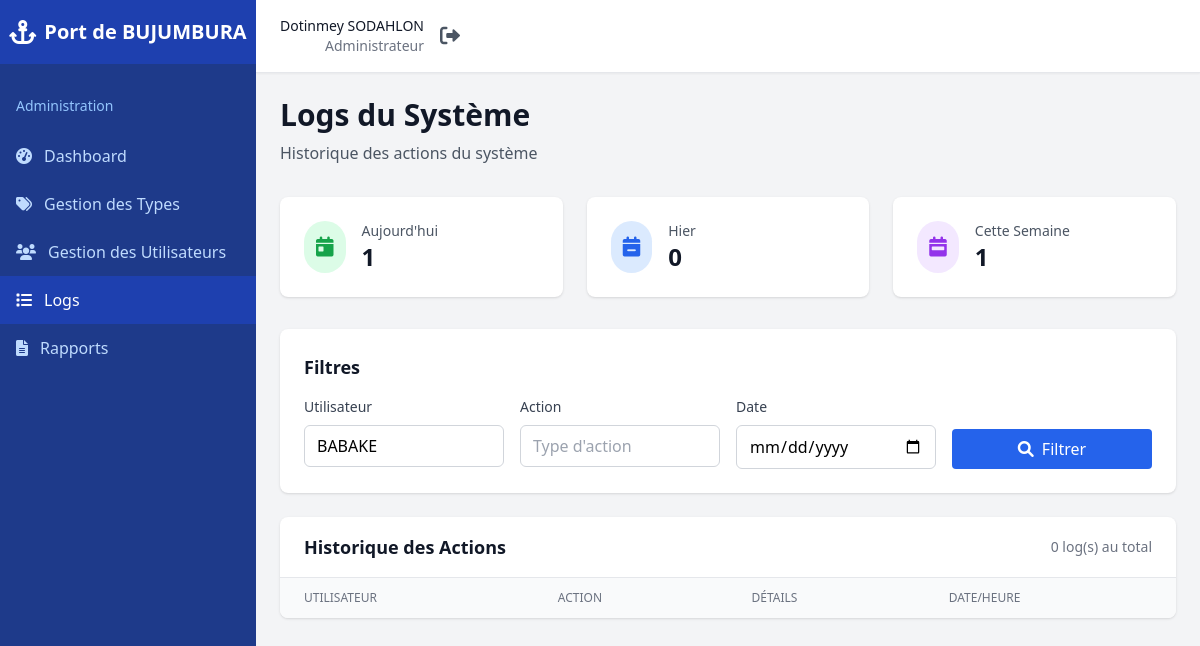
The app's page /admin/logs.php?user=BABAKE (signed in), older data.
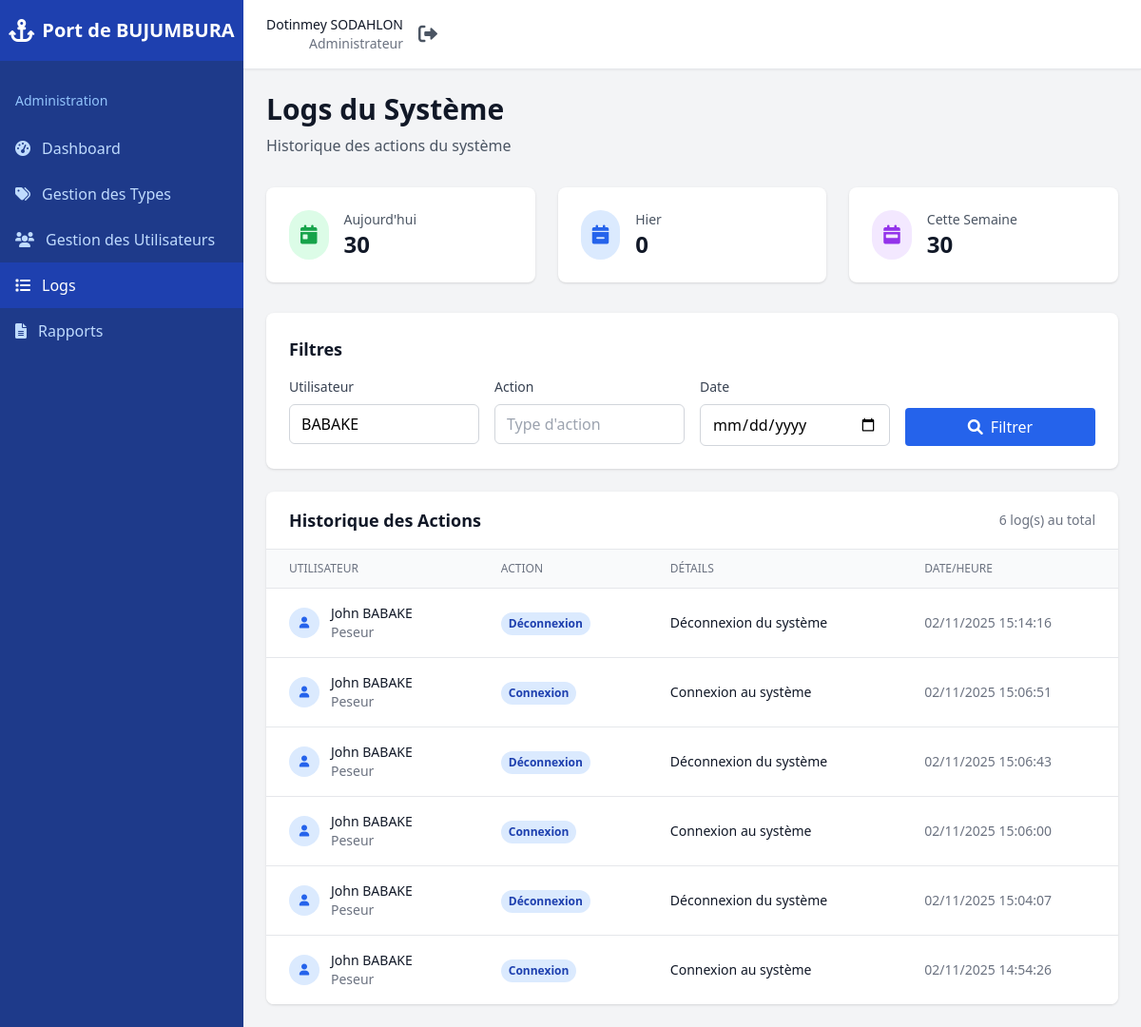
The same page, newer data.
### tables this page shows
CREATE TABLE IF NOT EXISTS `logs` (
  `id` int NOT NULL AUTO_INCREMENT,
  `user_id` int DEFAULT NULL,
  `action` varchar(255) NOT NULL,
  `details` text,
  `created_at` timestamp NULL DEFAULT CURRENT_TIMESTAMP,
  PRIMARY KEY (`id`),
  KEY `user_id` (`user_id`)
);

CREATE TABLE IF NOT EXISTS `users` (
  `id` int NOT NULL AUTO_INCREMENT,
  `nom` varchar(100) NOT NULL,
  `prenom` varchar(100) NOT NULL,
  `email` varchar(255) NOT NULL,
  `password` varchar(255) NOT NULL,
  `role` enum('admin','autorite','douanier','EnregistreurEntreeRoute','EnregistreurSortieRoute','peseur','EnregistreurBateaux') NOT NULL,
  `first_login` tinyint(1) DEFAULT '1',
  `created_at` timestamp NULL DEFAULT CURRENT_TIMESTAMP,
  `updated_at` timestamp NULL DEFAULT CURRENT_TIMESTAMP ON UPDATE CURRENT_TIMESTAMP,
  PRIMARY KEY (`id`),
  UNIQUE KEY `email` (`email`)
);

### admin/logs.php (the view, shortened to what the changed rows need)
<?php
$db = getDB();
$page = isset($_GET['page']) ? (int)$_GET['page'] : 1;
$limit = 20;
$offset = ($page - 1) * $limit;
$filter_user = $_GET['user'] ?? '';
$where_conditions = [];
$params = [];
if ($filter_user) {
    $where_conditions[] = "u.nom LIKE ? OR u.prenom LIKE ?";
    $params[] = "%$filter_user%";
    $params[] = "%$filter_user%";
}
function transformLogText(string $text, PDO $db): string {
    static $camionCache = [];
    static $typeMarchCache = [];
    $text = preg_replace_callback('/\bcamion_id\s*=\s*(\d+)\b/', function($m) use ($db, &$camionCache) {
        $id = (int)$m[1];
        if (!isset($camionCache[$id])) {
            $stmt = $db->prepare("SELECT immatriculation FROM camions WHERE id = ?");
            $stmt->execute([$id]);
            $row = $stmt->fetch();
            $camionCache[$id] = $row && !empty($row['immatriculation']) ? $row['immatriculation'] : 'Inconnu';
        }
        return 'camion=' . $camionCache[$id];
    }, $text);
    $text = preg_replace_callback('/"type_marchandise_id"\s*:\s*(\d+)/', function($m) use ($db, &$typeMarchCache) {
        $id = (int)$m[1];
        if (!isset($typeMarchCache[$id])) {
            $stmt = $db->prepare("SELECT nom FROM types_marchandises WHERE id = ?");
            $stmt->execute([$id]);
            $row = $stmt->fetch();
            $typeMarchCache[$id] = $row && !empty($row['nom']) ? $row['nom'] : 'Inconnu';
        }
        return '"type_marchandise":"' . $typeMarchCache[$id] . '"';
    }, $text);
    $text = preg_replace_callback('/"camion_id"\s*:\s*(\d+)/', function($m) use ($db, &$camionCache) {
        $id = (int)$m[1];
        if (!isset($camionCache[$id])) {
            $stmt = $db->prepare("SELECT immatriculation FROM camions WHERE id = ?");
            $stmt->execute([$id]);
            $row = $stmt->fetch();
            $camionCache[$id] = $row && !empty($row['immatriculation']) ? $row['immatriculation'] : 'Inconnu';
        }
        return '"camion":"' . $camionCache[$id] . '"';
    }, $text);
    $text = preg_replace_callback('/\btype_marchandise_id\s*=\s*(\d+)\b/', function($m) use ($db, &$typeMarchCache) {
        $id = (int)$m[1];
        if (!isset($typeMarchCache[$id])) {
            $stmt = $db->prepare("SELECT nom FROM types_marchandises WHERE id = ?");
            $stmt->execute([$id]);
            $row = $stmt->fetch();
            $typeMarchCache[$id] = $row && !empty($row['nom']) ? $row['nom'] : 'Inconnu';
        }
        return 'type_marchandise=' . $typeMarchCache[$id];
    }, $text);
    return $text;
}
$where_clause = $where_conditions ? "WHERE " . implode(" AND ", $where_conditions) : "";
$count_sql = "SELECT COUNT(*) FROM logs l JOIN users u ON l.user_id = u.id $where_clause";
$stmt = $db->prepare($count_sql);
$stmt->execute($params);
$total_logs = $stmt->fetchColumn();
$logs_sql = "
    SELECT l.*, u.nom, u.prenom, u.role
    FROM logs l
    JOIN users u ON l.user_id = u.id
    $where_clause
    ORDER BY l.created_at DESC
    LIMIT $limit OFFSET $offset
";
$stmt = $db->prepare($logs_sql);
$stmt->execute($params);
$logs = $stmt->fetchAll();
function redactIds(string $text): string {
    $patterns = [
        '/\(\s*[iI][dD]\s*[:=]?\s*\d+\s*\)/',
        '/\b[iI][dD]\s*[:=#-]?\s*\d+\b/',
        '/\b([A-Za-z0-9]+_id)\s*=\s*\d+\b/',
        '/"([A-Za-z0-9]+_id)"\s*:\s*\d+/',
        '/#\d+\b/',
    ];
    $replacements = [
        '',
        '[ID]',
        '$1=[ID]',
        '"$1":"[ID]"',
        '',
    ];
    return preg_replace($patterns, $replacements, $text);
}
$stats = [];
$stmt = $db->query("SELECT COUNT(*) as total FROM logs WHERE DATE(created_at) = CURDATE()");
$stats['aujourdhui'] = $stmt->fetch()['total'];
$stmt = $db->query("SELECT COUNT(*) as total FROM logs WHERE DATE(created_at) = DATE_SUB(CURDATE(), INTERVAL 1 DAY)");
$stats['hier'] = $stmt->fetch()['total'];
$stmt = $db->query("SELECT COUNT(*) as total FROM logs WHERE DATE(created_at) >= DATE_SUB(CURDATE(), INTERVAL 7 DAY)");
$stats['semaine'] = $stmt->fetch()['total'];
?>
<!DOCTYPE html>
<html lang="fr">
<head>
    <script src="https://cdn.tailwindcss.com"></script>
    <link href="https://cdnjs.cloudflare.com/ajax/libs/font-awesome/6.0.0/css/all.min.css" rel="stylesheet">
</head>
<body class="bg-gray-100">
    <div class="ml-0 lg:ml-64">
        <main class="p-6">
            <div class="mb-8">
                <h1 class="text-3xl font-bold text-gray-900">Logs du Système</h1>
            </div>
            <div class="grid grid-cols-1 md:grid-cols-3 gap-6 mb-8">
                <div class="bg-white rounded-lg shadow p-6">
                    <div class="flex items-center">
                        <div class="ml-4">
                            <p class="text-sm font-medium text-gray-600">Aujourd'hui</p>
                            <p class="text-2xl font-semibold text-gray-900"><?= $stats['aujourdhui'] ?></p>
                        </div>
                    </div>
                </div>
                <div class="bg-white rounded-lg shadow p-6">
                    <div class="flex items-center">
                        <div class="ml-4">
                            <p class="text-sm font-medium text-gray-600">Cette Semaine</p>
                            <p class="text-2xl font-semibold text-gray-900"><?= $stats['semaine'] ?></p>
                        </div>
                    </div>
                </div>
            </div>
            <div class="bg-white rounded-lg shadow overflow-hidden">
                <div class="px-6 py-4 border-b border-gray-200 flex justify-between items-center">
                    <h3 class="text-lg font-semibold text-gray-900">Historique des Actions</h3>
                    <span class="text-sm text-gray-500"><?= $total_logs ?> log(s) au total</span>
                </div>
                <div class="overflow-x-auto">
                    <table class="min-w-full divide-y divide-gray-200">
                        <thead class="bg-gray-50">
                            <tr>
                                <th class="px-6 py-3 text-left text-xs font-medium text-gray-500 uppercase">Utilisateur</th>
                                <th class="px-6 py-3 text-left text-xs font-medium text-gray-500 uppercase">Action</th>
                                <th class="px-6 py-3 text-left text-xs font-medium text-gray-500 uppercase">Détails</th>
                                <th class="px-6 py-3 text-left text-xs font-medium text-gray-500 uppercase">Date/Heure</th>
                            </tr>
                        </thead>
                        <tbody class="bg-white divide-y divide-gray-200">
                            <?php foreach ($logs as $log): ?>
                            <tr>
                                <td class="px-6 py-4 whitespace-nowrap">
                                    <div class="flex items-center">
                                        <div class="flex-shrink-0 h-8 w-8">
                                            <div class="h-8 w-8 rounded-full bg-blue-100 flex items-center justify-center">
                                                <i class="fas fa-user text-blue-600 text-xs"></i>
                                            </div>
                                        </div>
                                        <div class="ml-3">
                                            <div class="text-sm font-medium text-gray-900">
                                                <?= htmlspecialchars($log['prenom'] . ' ' . $log['nom']) ?>
                                            </div>
                                            <div class="text-sm text-gray-500">
                                                <?= ucfirst($log['role']) ?>
                                            </div>
                                        </div>
                                    </div>
                                </td>
                                <td class="px-6 py-4 whitespace-nowrap">
                                    <span class="inline-flex px-2 py-1 text-xs font-semibold rounded-full bg-blue-100 text-blue-800">
                                        <?= htmlspecialchars(redactIds(transformLogText((string)$log['action'], $db))) ?>
                                    </span>
                                </td>
                                <td class="px-6 py-4 text-sm text-gray-900">
                                    <?= htmlspecialchars(redactIds(transformLogText((string)$log['details'], $db))) ?>
                                </td>
                                <td class="px-6 py-4 whitespace-nowrap text-sm text-gray-500">
                                    <?= date('d/m/Y H:i:s', strtotime($log['created_at'])) ?>
                                </td>
                            </tr>
                            <?php endforeach; ?>
                        </tbody>
                    </table>
                </div>
            </div>
        </main>
    </div>
</body>
</html>

Row changes from the older to the newer data that the page shows:
added logs: user.nom "John BABAKE", user.role "Peseur", action "Déconnexion", details "Déconnexion du système", created_at "02/11/2025 15:14:16"
added logs: user.nom "John BABAKE", user.role "Peseur", action "Connexion", details "Connexion au système", created_at "02/11/2025 15:06:51"
added logs: user.nom "John BABAKE", user.role "Peseur", action "Déconnexion", details "Déconnexion du système", created_at "02/11/2025 15:06:43"
added logs: user.nom "John BABAKE", user.role "Peseur", action "Connexion", details "Connexion au système", created_at "02/11/2025 15:06:00"
added logs: user.nom "John BABAKE", user.role "Peseur", action "Déconnexion", details "Déconnexion du système", created_at "02/11/2025 15:04:07"
added logs: user.nom "John BABAKE", user.role "Peseur", action "Connexion", details "Connexion au système", created_at "02/11/2025 14:54:26"
Text that changed along with them:
$stats['aujourdhui']: "1" → "30"
$stats['semaine']: "1" → "30"
$total_logs: "0" → "6"
